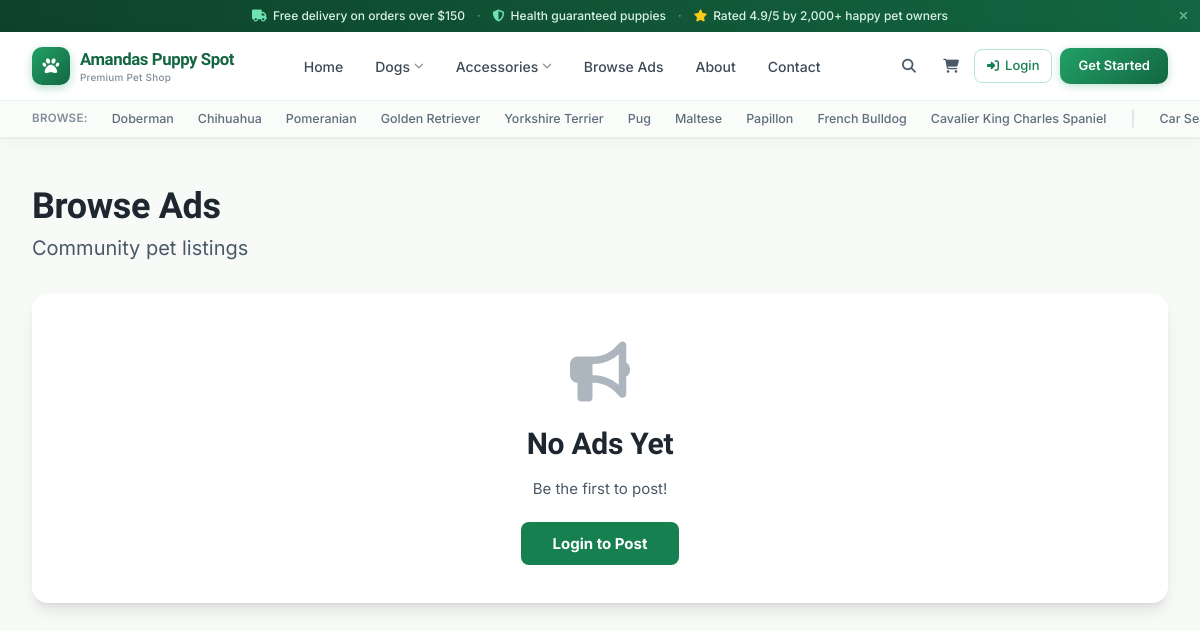
/ads/, run on the app's committed database.
### core/models.py (models this page shows, shortened)
class SiteSettings(models.Model):
    site_name = models.CharField(max_length=200, default="Pawsome Pets")
    site_tagline = models.CharField(max_length=300, default="Your Trusted Dog Breeding & Accessories Store")
    site_description = models.TextField(blank=True)
    email = models.EmailField(default="info@pawsomepets.com")
    phone = PhoneNumberField(default="+1234567890")
    whatsapp = PhoneNumberField(blank=True, null=True)
    address = models.TextField(blank=True)
    facebook_url = models.URLField(blank=True)
    instagram_url = models.URLField(blank=True)
    twitter_url = models.URLField(blank=True)
    youtube_url = models.URLField(blank=True)
    pinterest_url = models.URLField(blank=True)
    tiktok_url = models.URLField(blank=True)
    business_hours = models.TextField(default="Mon-Fri: 9AM-6PM, Sat: 10AM-4PM, Sun: Closed")
    tawk_property_id = models.CharField(max_length=100, blank=True, help_text="Tawk.to Property ID")
    tawk_widget_id = models.CharField(max_length=100, blank=True, help_text="Tawk.to Widget ID")
    about_us_content = RichTextField(blank=True)
    about_us_image = models.ImageField(upload_to='site_images/', blank=True, null=True)
    footer_text = models.TextField(blank=True, default="© 2024 Pawsome Pets. All rights reserved.")
    show_visa = models.BooleanField(default=True)
    show_mastercard = models.BooleanField(default=True)
    show_paypal = models.BooleanField(default=True)
    show_amex = models.BooleanField(default=True)
    created_at = models.DateTimeField(auto_now_add=True)
    updated_at = models.DateTimeField(auto_now=True)
    class Meta:
        verbose_name = "Site Settings"
        verbose_name_plural = "Site Settings"

class BreedCategory(models.Model):
    name = models.CharField(max_length=100)
    slug = models.SlugField(unique=True, blank=True)
    description = models.TextField(blank=True)
    image = models.ImageField(upload_to='breed_categories/', blank=True, null=True)
    is_featured = models.BooleanField(default=False, help_text="Show on homepage as favorite breed")
    order = models.IntegerField(default=0)
    class Meta:
        verbose_name_plural = "Breed Categories"
        ordering = ['order', 'name']

class AccessoryCategory(models.Model):
    name = models.CharField(max_length=100)
    slug = models.SlugField(unique=True, blank=True)
    description = models.TextField(blank=True)
    image = models.ImageField(upload_to='accessory_categories/', blank=True, null=True)
    order = models.IntegerField(default=0)
    class Meta:
        verbose_name_plural = "Accessory Categories"
        ordering = ['order', 'name']

### core/views.py (the view)
# urls.py: path('ads/', views.post_ad_list, name='post_ad_list'),
def post_ad_list(request):
    ads = PostAd.objects.filter(status='approved')
    ad_type = request.GET.get('type')
    if ad_type:
        ads = ads.filter(ad_type=ad_type)
    search_query = request.GET.get('search', '')
    if search_query:
        ads = ads.filter(
            Q(title__icontains=search_query) |
            Q(description__icontains=search_query) |
            Q(breed__icontains=search_query)
        )
    paginator = Paginator(ads, 12)
    page_number = request.GET.get('page')
    ads_page = paginator.get_page(page_number)
    context = {
        'ads': ads_page,
        'search_query': search_query,
    }
    return render(request, 'post_ad/list.html', context)

### templates/post_ad/list.html (shortened to what this page needs)
{% extends 'base.html' %}
{% load humanize %}
{% block content %}
<section class="py-12 bg-[#f8faf8] min-h-screen">
    <div class="max-w-[1280px] mx-auto px-4 sm:px-6 lg:px-8">
        <div class="flex items-center justify-between mb-8">
            <div>
                <h1 class="text-4xl font-bold text-charcoal-900 mb-2 font-display">Browse Ads</h1>
                <p class="text-xl text-charcoal-600">Community pet listings</p>
            </div>
        </div>
        {% if ads %}
        <div class="grid grid-cols-1 md:grid-cols-2 lg:grid-cols-3 gap-6">
            {% for ad in ads %}
            <div class="bg-white rounded-2xl overflow-hidden shadow-md card-hover">
                {% if ad.images.all %}
                <a href="{% url 'post_ad_detail' ad.pk %}">
                    <img src="{{ ad.images.first.image.url }}" alt="{{ ad.title }}" class="w-full h-56 object-cover">
                </a>
                {% else %}
                <div class="w-full h-56 bg-charcoal-200 flex items-center justify-center">
                    <i class="fas fa-image text-charcoal-400 text-6xl"></i>
                </div>
                {% endif %}
                <div class="p-6">
                    <span class="inline-block bg-forest-100 text-forest-700 px-3 py-1 rounded-full text-xs font-semibold mb-3">
                        {{ ad.get_ad_type_display }}
                    </span>
                    <h3 class="text-xl font-bold text-charcoal-900 mb-2">
                        <a href="{% url 'post_ad_detail' ad.pk %}" class="hover:text-forest-600 transition">{{ ad.title }}</a>
                    </h3>
                    <p class="text-charcoal-600 text-sm mb-3">{{ ad.description|striptags|truncatewords:20 }}</p>
                    <div class="flex items-center justify-between text-sm text-[#f8faf8]0">
                        <span><i class="fas fa-map-marker-alt mr-1"></i> {{ ad.location }}</span>
                        {% if ad.price %}
                        <span class="text-forest-600 font-bold">${{ ad.price|floatformat:0|intcomma }}</span>
                        {% endif %}
                    </div>
                </div>
            </div>
            {% endfor %}
        </div>
        {% else %}
        <div class="bg-white rounded-2xl shadow-lg p-12 text-center">
            <i class="fas fa-bullhorn text-6xl text-charcoal-300 mb-6"></i>
            <h2 class="text-3xl font-bold text-charcoal-900 mb-4">No Ads Yet</h2>
            <p class="text-charcoal-600 mb-8">Be the first to post!</p>
            {% if user.is_authenticated %}
            <a href="{% url 'post_ad_create' %}" class="bg-forest-600 hover:bg-forest-700 text-white font-bold py-3 px-8 rounded-lg transition">
                Post an Ad
            </a>
            {% else %}
            <a href="{% url 'login' %}" class="bg-forest-600 hover:bg-forest-700 text-white font-bold py-3 px-8 rounded-lg transition">
                Login to Post
            </a>
            {% endif %}
        </div>
        {% endif %}
    </div>
</section>
{% endblock %}

### templates/base.html (shortened to what this page needs)
<!DOCTYPE html>
<html lang="en" class="scroll-smooth">
<head>
    <script src="https://cdn.tailwindcss.com"></script>
    <link rel="stylesheet" href="https://cdnjs.cloudflare.com/ajax/libs/font-awesome/6.5.1/css/all.min.css">
</head>
<body class="bg-[#f8faf8] text-charcoal-900">
    <div id="announcement-bar" class="text-white py-2 px-4 text-center relative overflow-hidden">
        <div class="flex items-center justify-center gap-3 text-xs font-medium">
            <span class="hidden sm:flex items-center gap-1.5">
                <i class="fas fa-truck text-mint-300"></i>
                <span class="text-forest-100">Free delivery on orders over $150</span>
            </span>
            <span class="hidden sm:block text-forest-400">·</span>
            <span class="flex items-center gap-1.5">
                <i class="fas fa-shield-alt text-mint-300"></i>
                <span class="text-forest-100">Health guaranteed puppies</span>
            </span>
            <span class="hidden md:block text-forest-400">·</span>
            <span class="hidden md:flex items-center gap-1.5">
                <i class="fas fa-star text-gold-400"></i>
                <span class="text-forest-100">Rated 4.9/5 by 2,000+ happy pet owners</span>
            </span>
        </div>
        <button id="close-announcement" class="absolute right-3 top-1/2 -translate-y-1/2 text-forest-200 hover:text-white text-xs opacity-60 hover:opacity-100 transition-opacity">
            <i class="fas fa-times"></i>
        </button>
    </div>
    <nav id="main-nav" class="sticky top-0 z-50">
        <div class="max-w-[1280px] mx-auto px-4 sm:px-6 lg:px-8">
            <div class="flex items-center justify-between h-[68px] gap-4">
                <a href="{% url 'home' %}" class="flex items-center gap-2.5 shrink-0 group">
                    <div class="logo-icon">
                        <i class="fas fa-paw text-white" style="font-size:1.05rem;"></i>
                    </div>
                    <div class="flex flex-col leading-tight">
                        <span class="font-display font-800 text-[1.05rem] leading-snug text-forest-700 tracking-tight" style="font-weight:800;">{{ site_settings.site_name }}</span>
                        <span class="text-[0.62rem] text-charcoal-400 font-medium tracking-wide hidden sm:block">Premium Pet Shop</span>
                    </div>
                </a>
                <div class="hidden md:flex items-center gap-1 lg:gap-2">
                    <a href="{% url 'home' %}" class="nav-link px-3 py-2 rounded-lg hover:bg-forest-50 transition-colors">Home</a>
                    <div class="dropdown-wrapper relative flex items-center">
                        <a href="{% url 'dog_list' %}" class="nav-link px-3 py-2 rounded-lg hover:bg-forest-50 transition-colors flex items-center gap-1">
                            Dogs
                            <i class="fas fa-chevron-down text-[0.6rem] text-charcoal-400 transition-transform duration-200 group-hover:rotate-180"></i>
                        </a>
                    </div>
                    <div class="dropdown-wrapper relative flex items-center">
                        <a href="{% url 'accessory_list' %}" class="nav-link px-3 py-2 rounded-lg hover:bg-forest-50 transition-colors flex items-center gap-1">
                            Accessories
                            <i class="fas fa-chevron-down text-[0.6rem] text-charcoal-400"></i>
                        </a>
                    </div>
                    <a href="{% url 'post_ad_list' %}" class="nav-link px-3 py-2 rounded-lg hover:bg-forest-50 transition-colors">Browse Ads</a>
                    <a href="{% url 'about_us' %}" class="nav-link px-3 py-2 rounded-lg hover:bg-forest-50 transition-colors">About</a>
                    <a href="{% url 'contact_us' %}" class="nav-link px-3 py-2 rounded-lg hover:bg-forest-50 transition-colors">Contact</a>
                </div>
                <div class="flex items-center gap-1">
                    <a href="{% url 'dog_list' %}?search=" class="icon-btn" aria-label="Search">
                        <i class="fas fa-search text-[0.875rem]"></i>
                    </a>
                    <a href="{% url 'cart_view' %}" class="icon-btn" aria-label="Cart">
                        <i class="fas fa-shopping-cart text-[0.875rem]"></i>
                    </a>
                    {% if user.is_authenticated %}
                    <div class="dropdown-wrapper relative flex items-center">
                        <button class="icon-btn" aria-label="Account">
                            <i class="fas fa-user-circle text-[1rem]"></i>
                        </button>
                        <div class="dropdown-panel" style="min-width:190px;">
                            <div class="px-3 py-2 mb-1 border-b border-gray-100">
                                <div class="text-[0.7rem] text-charcoal-400 font-medium">Signed in as</div>
                                <div class="text-[0.8125rem] font-700 text-charcoal-800 truncate">{{ user.username }}</div>
                            </div>
                            <a href="{% url 'order_history' %}" class="dropdown-item">
                                <span class="di-icon"><i class="fas fa-box"></i></span>
                                My Orders
                            </a>
                            <a href="{% url 'my_ads' %}" class="dropdown-item">
                                <span class="di-icon"><i class="fas fa-bullhorn"></i></span>
                                My Ads
                            </a>
                            <a href="{% url 'post_ad_create' %}" class="dropdown-item">
                                <span class="di-icon"><i class="fas fa-plus"></i></span>
                                Post an Ad
                            </a>
                            <div class="dropdown-divider"></div>
                            <a href="{% url 'logout' %}" class="dropdown-item text-red-500 hover:bg-red-50">
                                <span class="di-icon bg-red-50 text-red-400"><i class="fas fa-sign-out-alt"></i></span>
                                Logout
                            </a>
                        </div>
                    </div>
                    {% else %}
                    <a href="{% url 'login' %}" class="hidden md:flex items-center gap-1.5 nav-link px-3 py-1.5 border border-forest-200 rounded-lg text-forest-600 hover:bg-forest-50 transition-colors text-[0.8125rem]">
                        <i class="fas fa-sign-in-alt text-[0.75rem]"></i>
                        Login
                    </a>
                    <a href="{% url 'register' %}" class="hidden md:block btn-cta ml-1">
                        Get Started
                    </a>
                    {% endif %}
                </div>
            </div>
        </div>
        <div class="hidden md:block border-t border-[rgba(34,160,102,.07)] bg-[#fafcfa]">
            <div class="max-w-[1280px] mx-auto px-8 flex items-center gap-6 h-9 overflow-x-auto no-scrollbar">
                <span class="text-[0.72rem] text-charcoal-400 font-semibold whitespace-nowrap uppercase tracking-wide">Browse:</span>
                {% for category in breed_categories %}
                <a href="{% url 'breed_category_detail' category.slug %}" class="text-[0.78rem] text-charcoal-500 hover:text-forest-600 font-medium whitespace-nowrap transition-colors">{{ category.name }}</a>
                {% endfor %}
                {% if accessory_categories %}
                <span class="text-charcoal-200">|</span>
                {% for category in accessory_categories %}
                <a href="{% url 'accessory_category_detail' category.slug %}" class="text-[0.78rem] text-charcoal-500 hover:text-forest-600 font-medium whitespace-nowrap transition-colors">{{ category.name }}</a>
                {% endfor %}
                {% endif %}
            </div>
        </div>
    </nav>
    <main>
        {% block content %}{% endblock %}
    </main>
</body>
</html>

### data on the page
SiteSettings: site_name "Amandas Puppy Spot"
BreedCategory: name "Doberman"
BreedCategory: name "Chihuahua"
BreedCategory: name "Pomeranian"
BreedCategory: name "Golden Retriever"
BreedCategory: name "Yorkshire Terrier"
BreedCategory: name "Pug"
BreedCategory: name "Maltese"
BreedCategory: name "Papillon"
BreedCategory: name "French Bulldog"
BreedCategory: name "Cavalier King Charles Spaniel"
AccessoryCategory: name "Car…"
